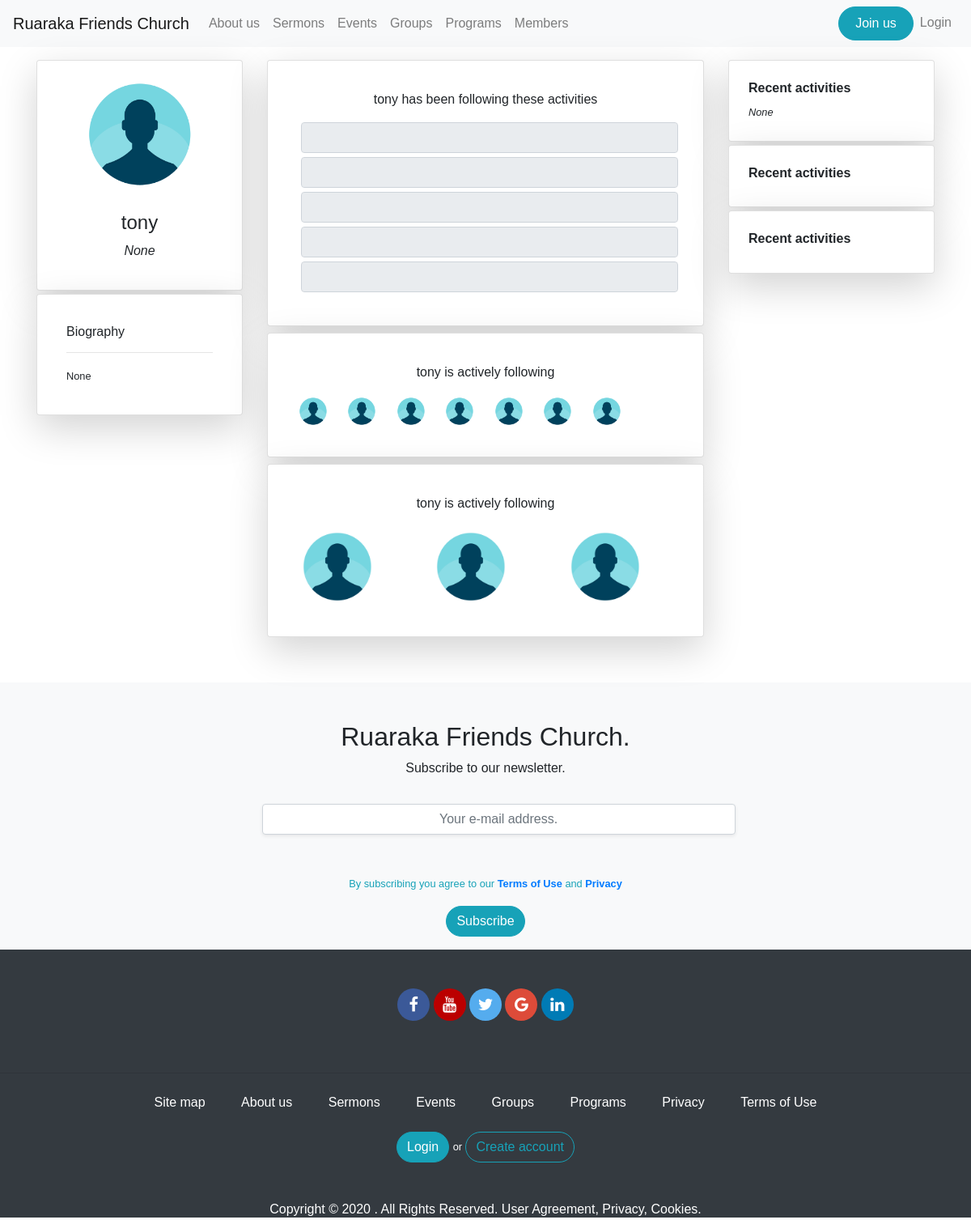
Page /profile/tony on the committed database.
### app/models.py (models this page shows, shortened)
class User(UserMixin,db.Model):
	id = db.Column(db.Integer, primary_key=True)
	username = db.Column(db.String(124), index=True,unique=True)
	firstname = db.Column(db.String(124), index=True)
	lastname = db.Column(db.String(124), index=True)
	email = db.Column(db.String(124), index=True, unique=True)
	password_hash = db.Column(db.String(124), index=True, unique=True)
	about_me = db.Column(db.String(150))
	avatar = db.Column(db.String(150))
	role = db.Column(db.String(124), index=True)

### app/routes.py (the view, shortened to what this page needs)
@app.route('/profile/<username>', methods=['GET', 'POST'])
def profile(username):
	user = User.query.filter_by(username=username).first()
	try:
		owner = False
	except:
		pass
	title = "{} | Profile ".format(user.username)
	return render_template('profile.html',title=title, user=user, owner=owner)

### app/templates/profile.html (shortened to what this page needs)
{% extends 'base.html' %}
{% block content  %}
<section id="profile_section">
	<div class="container mt-3 mb-5">
		<div class="row">
			<div class="col-xs-12 col-sm-12 col-md-3 col-lg-3 col-xl-3">
				<div class="card shadow-lg p-3 mb-1 bg-white rounded text-center">
					<img src="{{url_for('static', filename='imgs/profile_pic.png')}}" class="img-rounded mx-auto" style="height: 150px; width:150px">
					<div class="card-body">
						<h4 class="">{{user.username}}</h4>
						<small></small><em>{{user.role}}</em></small>
					</div>
				</div>
				<div class="card shadow-lg p-3 mb-2 bg-white rounded">
					<div class="card-body">
						<h6>Biography</h6>
						<hr>
						<small class="">
							{{user.about_me}}
						 </small>
					</div>
				</div>
			</div>
			<div class="col-xs-12 col-sm-12 col-md-6 col-lg-6 col-xl-6">
				<div class="card shadow-lg p-3 mb-2 bg-white rounded">
					<div class="card-body">
						<p class="text-center"> {{user.username}} has been following these activities </p>
						<input type="text" name="" disabled="" value="" class="form-control disabled_input">
						<input type="text" name="" disabled="" value="" class="form-control disabled_input">
						<input type="text" name="" disabled="" value="" class="form-control disabled_input">
						<input type="text" name="" disabled="" value="" class="form-control disabled_input">
						<input type="text" name="" disabled="" value="" class="form-control disabled_input">
					</div>
				</div>
				<div class="card shadow-lg p-3 mb-2 bg-white rounded">
					<div class="card-body">
						<p class="text-center">{{user.username}} is actively following</p>
						 <img src="{{url_for('static', filename='imgs/profile_pic.png')}}" class="img-rounded mr-3" style="height: 40px; width:40px">
						 <img src="{{url_for('static', filename='imgs/profile_pic.png')}}" class="img-rounded mr-3" style="height: 40px; width:40px">
						 <img src="{{url_for('static', filename='imgs/profile_pic.png')}}" class="img-rounded mr-3" style="height: 40px; width:40px">
						 <img src="{{url_for('static', filename='imgs/profile_pic.png')}}" class="img-rounded mr-3" style="height: 40px; width:40px">
						 <img src="{{url_for('static', filename='imgs/profile_pic.png')}}" class="img-rounded mr-3" style="height: 40px; width:40px">
						 <img src="{{url_for('static', filename='imgs/profile_pic.png')}}" class="img-rounded mr-3" style="height: 40px; width:40px">
						 <img src="{{url_for('static', filename='imgs/profile_pic.png')}}" class="img-rounded mr-3" style="height: 40px; width:40px">
					</div>
				</div>
				<div class="card shadow-lg p-3 mb-2 bg-white rounded">
					<div class="card-body">
						<p class="text-center">{{user.username}} is actively following</p>
						 <div class="row">
						 	<div class="col-xs-12 col-sm-12 col-md-4 col-lg-4 col-xl-4">
						 		<img src="{{url_for('static', filename='imgs/profile_pic.png')}}" class="img-rounded mr-3" style="height: 100px; width:100px">
						 	</div>
						 	<div class="col-xs-12 col-sm-12 col-md-4 col-lg-4 col-xl-4">
						 		<img src="{{url_for('static', filename='imgs/profile_pic.png')}}" class="img-rounded mr-3" style="height: 100px; width:100px">
						 	</div>
						 	<div class="col-xs-12 col-sm-12 col-md-4 col-lg-4 col-xl-4">
						 		<img src="{{url_for('static', filename='imgs/profile_pic.png')}}" class="img-rounded mr-3" style="height: 100px; width:100px">
						 	</div>
						 </div>
					</div>
				</div>
			</div>
			<div class="col-xs-12 col-sm-12 col-md-3 col-lg-3 col-xl-3">
				<div class="card shadow-lg p-1 mb-1 bg-white rounded">
					<div class="card-body">
						<h6><strong>Recent activities</strong></h6>
						<small><em>{{user.role}}</em></small>
					</div>
				</div>
				<div class="card shadow-lg p-1 mb-1 bg-white rounded">
					<div class="card-body">
						<h6><strong>Recent activities</strong></h6>
					</div>
				</div>
				<div class="card shadow-lg p-1 mb-1 bg-white rounded">
					<div class="card-body">
						<h6><strong>Recent activities</strong></h6>
					</div>
				</div>
			</div>
		</div>
	</div>
</section>
{% endblock content  %}

### app/static/css/main.css (style rules this page uses)
body { font-family: sans-serif; padding: 0; margin: 0 }
#profile_section { min-height: 70vh; }
.disabled_input { margin:5px; }

### rows in the picture
User: username "tony", role "None", about_me "None"
